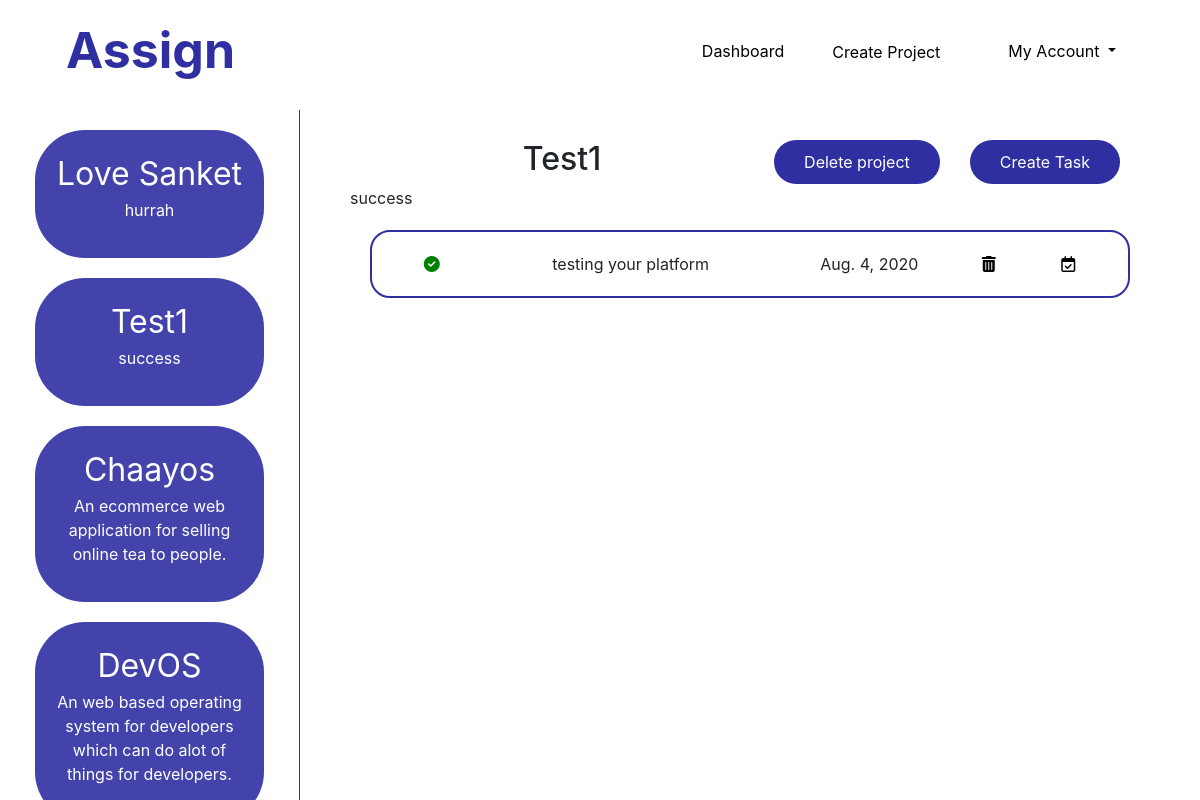
The app's page /app/project/2 (signed in) with its own data.
### Application/models.py (models this page shows, shortened)
class Project(models.Model):
    title = models.CharField(max_length=50)
    description = models.CharField(max_length=500)
    owner = models.ForeignKey(User, on_delete=models.CASCADE)

class Task(models.Model):
    title = models.CharField(max_length=500)
    date = models.DateField(auto_now_add=True)
    completion_status = models.BooleanField(default=False)
    project = models.ForeignKey(Project, on_delete=models.CASCADE)

### Application/views.py (the view)
# urls.py: path('project/<int:project_id>', views.show_project, name="show_project"),
@login_required()
def show_project(request, project_id):
    p = Project.objects.get(id=project_id)
    t = Task.objects.filter(project=p)
    user = request.user
    projects = Project.objects.filter(owner=user)
    return render(request, 'Application.html', {"tasks": t, "curr_project": p, "projects": projects})

### templates/Application.html (shortened to what this page needs)
<!DOCTYPE html>
<html lang="en">
<head>
    <link rel="stylesheet" href="https://stackpath.bootstrapcdn.com/bootstrap/4.4.1/css/bootstrap.min.css"
>
    {% load static %}
    <link rel="stylesheet" href="{% static 'application.css' %}">
</head>
<body>
<nav class="navbar navbar-expand-lg navbar-light">
    <a class="navbar-brand" href="#">Assign</a>
    <div class="collapse navbar-collapse" id="navbarNav">
        <ul class="navbar-nav ml-auto">
            <li class="nav-item">
                <a class="nav-link" href="#">Dashboard</a>
            </li>
            <li class="nav-item">
                <button type="button" id="create-project" data-toggle="modal" data-target="#exampleModal1">Create
                    Project
                </button>
            </li>
            <li style="margin-right:60px;" class="nav-item dropdown">
                <a class="nav-link dropdown-toggle" href="#" id="navbarDropdown" role="button" data-toggle="dropdown"
                   aria-haspopup="true" aria-expanded="false">
                    My Account
                </a>
            </li>
        </ul>
    </div>
</nav>
<main class="row">
    <section id="project-tiles" class="col-lg-3">
        {% if projects %}
            {% for project in projects %}
                <div id="project">
                    <a style="color: white;font-size: 32px;text-transform: capitalize;"
                       href="{% url 'show_project' project.id %}">{{ project.title }}</a>
                    <p>{{ project.description }}</p>
                </div>
            {% endfor %}
        {% endif %}
    </section>
    <section id="task-tiles" class="col-lg-9">
        {% if curr_project %}
            <button style="float:right" id="get-started" type="button" class="btn btn-primary" data-toggle="modal"
                    data-target="#exampleModal2">Create Task
            </button>
            <button style="float:right" id="get-started" type="button" class="btn btn-primary" data-toggle="modal"
                    data-target="#exampleModal3">Delete project
            </button>
            <h2 style="text-transform: capitalize;">{{ curr_project.title }}</h2>
            <p style="text-align: left;">{{ curr_project.description }}</p>
        {% endif %}
        {% if tasks %}
            {% for t in tasks %}
                <div id="task">
                    {% if t.completion_status %}
                        <p style="color: green;"><i class="fas fa-check-circle"></i></p>
                    {% else %}
                        <p style="color:red;"><i class="fas fa-times-circle"></i></p>
                    {% endif %}
                    <p>{{ t.title }}</p>
                    <p>{{ t.date }}</p>
                    <a style="color: black;" title="Delete the task" href="{% url 'task_delete' curr_project.id t.id %}"><i class="fas fa-trash-alt"></i></a>
                    <a style="color: black;" title="Change the Completion Status" href="{% url 'task_status' curr_project.id t.id %}"><i class="far fa-calendar-check"></i></a>
                </div>
            {% endfor %}
        {% endif %}
    </section>
</main>
</body>
</html>

### static/application.css (style rules this page uses)
.navbar-brand { color: #2F2FA2 !important; font-size: 50px; font-weight: bold; padding-left: 50px; }
.nav-link { margin-left: 20px; color:black !important; }
.row { margin-left: 0px !important; margin-right: 0px !important; }
#get-started { background-color: #2F2FA2; margin-right: 30px; padding: 10px 30px; color: white !important; border-radius: 30px; border: none; outline: none; }
#create-project { color: black; background-color: white; border: none; outline: none; margin-top: 9px; padding: 0px 40px; }
#project-tiles { margin-top: 20px; position: fixed; overflow-y: auto; top: 90px; bottom: 0; border-right: 1px solid #2F2FA2; }
#project { background-color:#2F2FA2; opacity: 0.9; color: white; border-radius: 50px; text-align: center; padding: 20px; margin: 20px; }
#task-tiles { margin-top: 50px; text-align: center; margin-left: auto; position: fixed; overflow-y: auto; right: 0; top: 90px; bottom: 0; padding: 0px 50px; }
#task { display: grid; grid-template-columns: 0.5fr 2fr 1fr 0.5fr 0.5fr; border: 2px solid #2F2FA2; border-radius: 20px; padding: 20px; margin: 20px; align-items: center; }
#task p { margin: 0; }

### records on screen
Project: title "Love Sanket", description "hurrah"
Project: title "Test1", description "success"
Project: title "Chaayos", description "An ecommerce web application for selling online tea to people."
Project: title "DevOS", description "An web based operating system for developers which can do alot of things for developers."
Task: completion_status True (drawn), title "testing your platform", date "Aug. 4, 2020"
